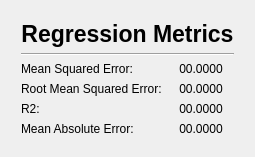
            <widget class="QWidget" name="regression_metrics">
             <property name="sizePolicy">
              <sizepolicy hsizetype="Minimum" vsizetype="Preferred">
               <horstretch>0</horstretch>
               <verstretch>0</verstretch>
              </sizepolicy>
             </property>
             <layout class="QGridLayout" name="gridLayout_3">
              <item row="0" column="0">
               <layout class="QGridLayout" name="gridLayout_2">
                <property name="leftMargin">
                 <number>10</number>
                </property>
                <property name="topMargin">
                 <number>10</number>
                </property>
                <property name="rightMargin">
                 <number>10</number>
                </property>
                <property name="bottomMargin">
                 <number>10</number>
                </property>
                <item row="0" column="0" colspan="2">
                 <widget class="QLabel" name="label_25">
                  <property name="sizePolicy">
                   <sizepolicy hsizetype="Minimum" vsizetype="Fixed">
                    <horstretch>0</horstretch>
                    <verstretch>0</verstretch>
                   </sizepolicy>
                  </property>
                  <property name="font">
                   <font>
                    <pointsize>17</pointsize>
                    <weight>75</weight>
                    <bold>true</bold>
                   </font>
                  </property>
                  <property name="text">
                   <string>Regression Metrics</string>
                  </property>
                  <property name="alignment">
                   <set>Qt::AlignCenter</set>
                  </property>
                 </widget>
                </item>
                <item row="1" column="0" colspan="2">
                 <widget class="Line" name="line_10">
                  <property name="orientation">
                   <enum>Qt::Horizontal</enum>
                  </property>
                 </widget>
                </item>
                <item row="2" column="0">
                 <widget class="QLabel" name="label_29">
                  <property name="sizePolicy">
                   <sizepolicy hsizetype="Minimum" vsizetype="Fixed">
                    <horstretch>0</horstretch>
                    <verstretch>0</verstretch>
                   </sizepolicy>
                  </property>
                  <property name="text">
                   <string>Mean Squared Error: </string>
                  </property>
                 </widget>
                </item>
                <item row="2" column="1">
                 <widget class="QLabel" name="reg_mse_label">
                  <property name="sizePolicy">
                   <sizepolicy hsizetype="Minimum" vsizetype="Fixed">
                    <horstretch>0</horstretch>
                    <verstretch>0</verstretch>
                   </sizepolicy>
                  </property>
                  <property name="text">
                   <string>00.0000</string>
                  </property>
                  <property name="alignment">
                   <set>Qt::AlignCenter</set>
                  </property>
                 </widget>
                </item>
                <item row="3" column="0">
                 <widget class="QLabel" name="label_31">
                  <property name="sizePolicy">
                   <sizepolicy hsizetype="Minimum" vsizetype="Fixed">
                    <horstretch>0</horstretch>
                    <verstretch>0</verstretch>
                   </sizepolicy>
                  </property>
                  <property name="text">
                   <string>Root Mean Squared Error:</string>
                  </property>
                 </widget>
                </item>
                <item row="3" column="1">
                 <widget class="QLabel" name="reg_rmse_label">
                  <property name="sizePolicy">
                   <sizepolicy hsizetype="Minimum" vsizetype="Fixed">
                    <horstretch>0</horstretch>
                    <verstretch>0</verstretch>
                   </sizepolicy>
                  </property>
                  <property name="text">
                   <string>00.0000</string>
                  </property>
                  <property name="alignment">
                   <set>Qt::AlignCenter</set>
                  </property>
                 </widget>
                </item>
                <item row="4" column="0">
                 <widget class="QLabel" name="label_30">
                  <property name="sizePolicy">
                   <sizepolicy hsizetype="Minimum" vsizetype="Fixed">
                    <horstretch>0</horstretch>
                    <verstretch>0</verstretch>
                   </sizepolicy>
                  </property>
                  <property name="text">
                   <string>R2:</string>
                  </property>
                 </widget>
                </item>
                <item row="4" column="1">
                 <widget class="QLabel" name="reg_r2_label">
                  <property name="sizePolicy">
                   <sizepolicy hsizetype="Minimum" vsizetype="Fixed">
                    <horstretch>0</horstretch>
                    <verstretch>0</verstretch>
                   </sizepolicy>
                  </property>
                  <property name="text">
                   <string>00.0000</string>
                  </property>
                  <property name="alignment">
                   <set>Qt::AlignCenter</set>
                  </property>
                 </widget>
                </item>
                <item row="5" column="0">
                 <widget class="QLabel" name="label_32">
                  <property name="sizePolicy">
                   <sizepolicy hsizetype="Minimum" vsizetype="Fixed">
                    <horstretch>0</horstretch>
                    <verstretch>0</verstretch>
                   </sizepolicy>
                  </property>
                  <property name="text">
                   <string>Mean Absolute Error:</string>
                  </property>
                 </widget>
                </item>
                <item row="5" column="1">
                 <widget class="QLabel" name="reg_mea_label">
                  <property name="sizePolicy">
                   <sizepolicy hsizetype="Minimum" vsizetype="Fixed">
                    <horstretch>0</horstretch>
                    <verstretch>0</verstretch>
                   </sizepolicy>
                  </property>
                  <property name="text">
                   <string>00.0000</string>
                  </property>
                  <property name="alignment">
                   <set>Qt::AlignCenter</set>
                  </property>
                 </widget>
                </item>
               </layout>
              </item>
             </layout>
            </widget>
